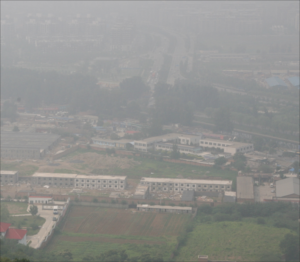
%> input picture hw/hw1/Ex_ColorEnhance.png, 300 x 262 px
$ octave hw1q1_1.m   (GNU Octave 9; MATLAB toolbox functions it lacks are replaced by stand-ins)
%> lines starting %> are read from the running program, lines starting %| are printed output that depends on the picture
I=double(imread('Ex_ColorEnhance.png'));

%obtain atmospheric light
for i=1:3
    filted=medfilt2(I(:,:,i),[15,15]);
    AL(i)=max(filted(:));
end
%> after the loop, AL = [179 179 181]

%get dark channel
l_bound=2*(zeros(3,1)+1);
h_bound=20*(zeros(3,1)+1);
r_channel=max((AL(1)-I(:,:,1))/(AL(1)-l_bound(1)),(I(:,:,1)-AL(1))/(h_bound(1)-AL(1)));
g_channel=max((AL(2)-I(:,:,2))/(AL(2)-l_bound(2)),(I(:,:,2)-AL(2))/(h_bound(2)-AL(2)));
b_channel=max((AL(3)-I(:,:,3))/(AL(3)-l_bound(3)),(I(:,:,3)-AL(3))/(h_bound(3)-AL(3)));
addbound=cat(3,r_channel,g_channel,b_channel);
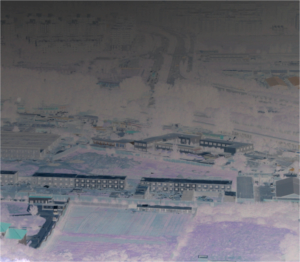
%> addbound: size 262x300x3 double; mean R, G, B 0.213, 0.211, 0.237; drawn with min black and max white
t=min(max(addbound,[],3),20);
% figure,imshow(addbound,[])

%get transmission
filter=1/11*[5,5,5;-3,0,-3;-3,-3,-3];
filter_wt=1/11*[-3,-3,-3;-3,0,-3;5,5,5];
J=I/255;
r_channel=imfilter(J(:,:,1),filter,'symmetric').^2;
g_channel=imfilter(J(:,:,2),filter,'symmetric').^2;
b_channel=imfilter(J(:,:,3),filter,'symmetric').^2;
weight=exp(-r_channel-g_channel-b_channel);
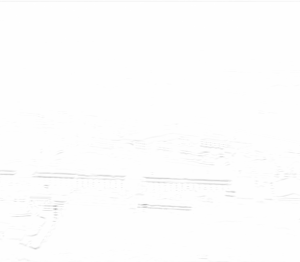
%> weight: size 262x300 double; min 0.744, max 1, mean 0.997
fourier2=fft(fft(t).').';
otf=abs(psf2otf(filter,size(t))).^2;
exp_param=1;
for cnt=1:10
    exp_param=exp_param*2;
    dt=imfilter(t,filter,'symmetric');
    wt=max(abs(dt)-weight/exp_param/1,0).*sign(dt);
    pad_handled=imfilter(wt,filter_wt,'circular');
    f_trans=fft(fft(pad_handled).').';
    a=2/exp_param;
    t=abs(ifft(ifft((a*fourier2+f_trans)./(a+otf)).').');
end
%> this loop made 10 passes
%> pass 1, `t=abs(ifft(ifft((a*fourier2+f_trans)./(a+otf)).').');`:
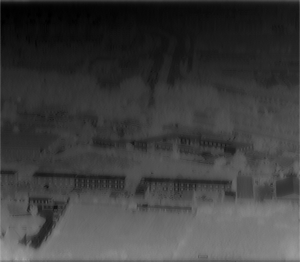
%> t: size 262x300 double; min 0.000333, max 0.661, mean 0.242
%> after the loop, exp_param = 1024

%find radiance
t=max(abs(t),0.0002).^0.85;
r_channel=(I(:,:,1)-AL(1))./t+AL(1);
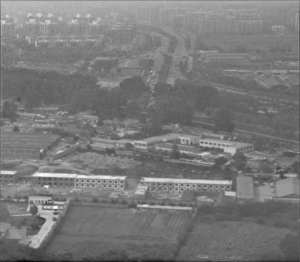
%> r_channel: size 262x300 double; min -141.4, max 306.8, mean 72.6; drawn with min black and max white
g_channel=(I(:,:,2)-AL(2))./t+AL(2)-10;
b_channel=(I(:,:,3)-AL(3))./t+AL(3);
res=cat(3,r_channel,g_channel,b_channel)./255;
figure;imshow(res);
%> after `imshow(res)`:
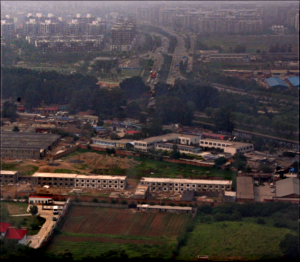
%> displayed picture: size 262x300x3, on the screen's scale of 0 to 255; mean R, G, B 73.1, 63.9, 63.7

%intensity transform
J=im2double(res);
m=mean2(J);
%> m = 0.26
res=1./(1+(m./(J+eps)).^2);
% figure;imhist(res);

%color saturation
hsved=rgb2hsv(res);
%> hsved: size 262x300x3 double; mean H, S, V 0.489, 0.323, 0.514
hsved(:,:,2)=hsved(:,:,2)*1.2;
%> hsved: size 262x300x3 double; mean H, S, V 0.489, 0.387, 0.514
hsved(hsved>0.9)=1;
%> hsved: size 262x300x3 double; mean H, S, V 0.495, 0.384, 0.515
res=hsv2rgb(hsved);
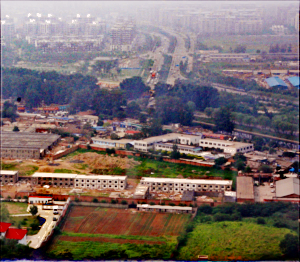
%> res: size 262x300x3 double; mean R, G, B 0.475, 0.416, 0.405
% figure;
% imshow(res);

% figure,imshow(res,[]),title('outputimg');
origin=imread('Ex_ColorEnhance.png');
%> origin is the input picture: size 262x300x3 uint8; mean R, G, B 145.2, 145.4, 142.8
figure;imshowpair(origin,res,'montage');
%> after `imshowpair(origin,res,'montage')`:
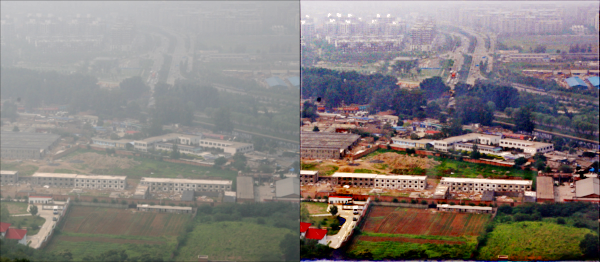
%> displayed picture: size 262x600x3, on the screen's scale of 0 to 255; mean R, G, B 133.6, 126.3, 122.8
